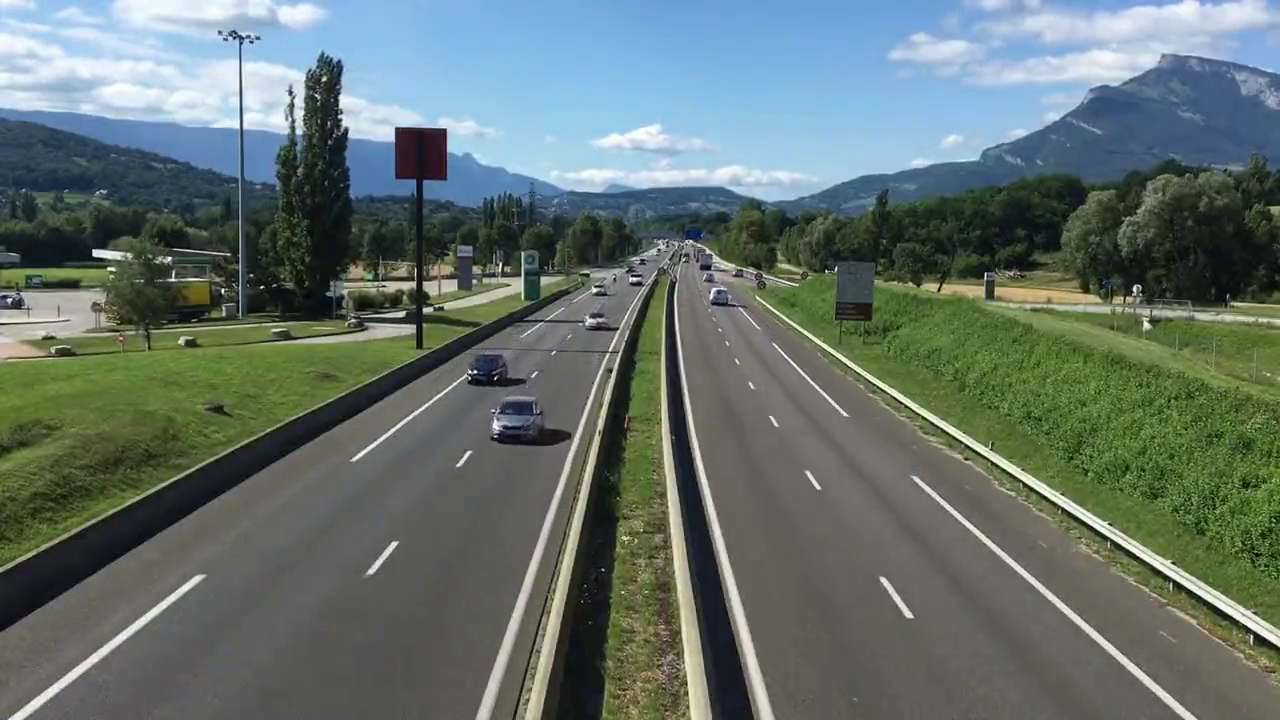
#> input picture frame 195 of Project/vehicle-tracking-project/data/4.mp4, 1280 x 720 px, given in place of randomball.avi, which was not available
$ python objTracking.py
#> lines starting #> are read from the running program, lines starting #| are printed output that depends on the picture; after the words box and inside, x2 and y2 are one past the last pixel; in counts of white or black regions, pixels touching at a corner belong together; pictures that were not available may be replaced by others from this repository, and a replacement may not be noted
#> in main, frame is the input picture: shape (720, 1280, 3); mean B, G, R 108.9, 113.9, 100.4
### Project/vehicle-tracking-project/Detector.py
'''
    File name         : detectors.py
    Description       : Object detector used for detecting the objects in a video /image
    Author            : Rahmad Sadli
    Date created      : 20/02/2020
    Python Version    : 3.7
'''

# Import python libraries
import numpy as np
import cv2


def detect(frame,debugMode):
    # Convert frame from BGR to GRAY
#> called with debugMode = 1
    gray = cv2.cvtColor(frame, cv2.COLOR_BGR2GRAY)
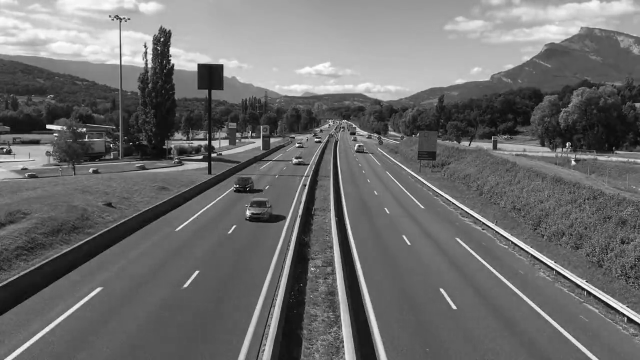
#> gray: shape (720, 1280) (shown at 1/2 size); min 0, max 255, mean 109.3

    if (debugMode):
        cv2.imshow('gray', gray)

    # Edge detection using Canny function
    img_edges = cv2.Canny(gray,  50, 190, 3)
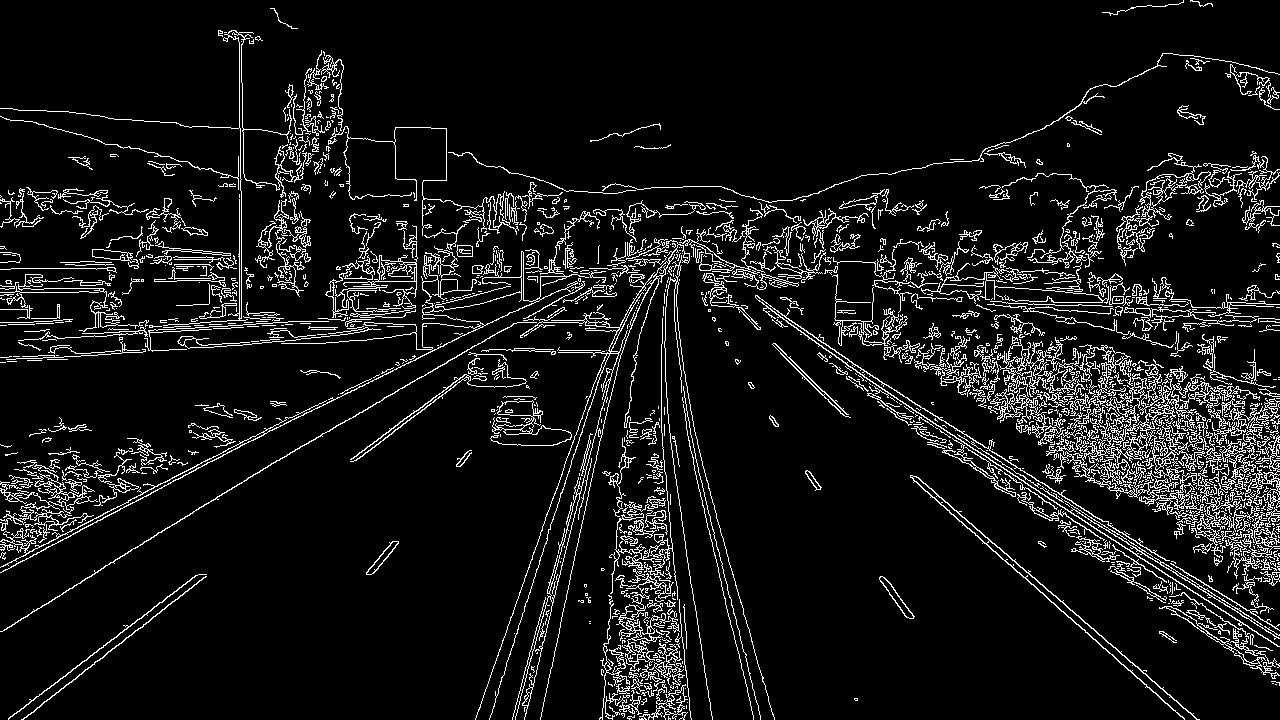
#> img_edges: shape (720, 1280); 8.5% white in thin lines or dots
    if (debugMode):
        cv2.imshow('img_edges', img_edges)

    # Convert to black and white image
    ret, img_thresh = cv2.threshold(img_edges, 254, 255,cv2.THRESH_BINARY)
    if (debugMode):
        cv2.imshow('img_thresh', img_thresh)

    # Find contours
    contours, _ = cv2.findContours(img_thresh, cv2.RETR_EXTERNAL, cv2.CHAIN_APPROX_SIMPLE)
#> contours = 1247 contours, 1041 with area under 20; largest, box (x1, y1, x2, y2) and area: (1046, 367, 1280, 566) 6914, (0, 211, 600, 573) 3506, (475, 238, 775, 720) 1348, (997, 336, 1085, 397) 1062, (1116, 153, 1211, 266) 1048

    # Set the accepted minimum & maximum radius of a detected object
    # min_radius_thresh= 3
    # max_radius_thresh= 30

    centers=[]
    for c in contours:
        # ref: https://docs.opencv.org/trunk/dd/d49/tutorial_py_contour_features.html
        #(x, y), radius = cv2.minEnclosingCircle(c)
        contour_area = cv2.contourArea(c)
        (x, y, w, h) = cv2.boundingRect(c)
        ct_area = contour_area / (h * w)
        #radius = int(radius)

        #Take only the valid circle(s)
        #if (radius > min_radius_thresh) and (radius < max_radius_thresh):
        if (ct_area < 0.01 or ct_area > 0.9) or (float(h) / w >= 1.8):
            continue
        centers.append(np.array([[x], [y], [w], [h]]))
#> this loop made 1247 passes
#> (contour_area, x, y, w, h, ct_area) on passes 1 to 3: (1.5, 668, 716, 3, 4, 0.125), (2, 627, 715, 8, 5, 0.05), (1, 621, 713, 4, 5, 0.05)
#> after the loop, centers = 755 items, first 6: [668, 716, 3, 4], [627, 715, 8, 5], [621, 713, 4, 5], [674, 711, 2, 2], [609, 706, 11, 10], [854, 698, 4, 3]
    #cv2.imshow('contours', img_thresh)
    return centers

### Project/vehicle-tracking-project/KalmanFilter.py
'''
    File name         : KalmanFilter.py
    Description       : KalmanFilter class used for object tracking
    Author            : Rahmad Sadli
    Date created      : 20/02/2020
    Python Version    : 3.7
'''

import numpy as np
import matplotlib.pyplot as plt

class KalmanFilter(object):
    def __init__(self, dt, u_x,u_y, std_acc, x_std_meas, y_std_meas):
        """
        :param dt: sampling time (time for 1 cycle)
        :param u_x: acceleration in x-direction
        :param u_y: acceleration in y-direction
        :param std_acc: process noise magnitude
        :param x_std_meas: standard deviation of the measurement in x-direction
        :param y_std_meas: standard deviation of the measurement in y-direction
        """

        # Define sampling time
        self.dt = dt

        # Define the  control input variables
        self.u = np.matrix([[u_x],[u_y]])

        # Intial State
        self.x = np.matrix([[0], [0], [0], [0]])

        # Define the State Transition Matrix A
        self.A = np.matrix([[1, 0, self.dt, 0],
                            [0, 1, 0, self.dt],
                            [0, 0, 1, 0],
                            [0, 0, 0, 1]])

        # Define the Control Input Matrix B
        self.B = np.matrix([[(self.dt**2)/2, 0],
                            [0,(self.dt**2)/2],
                            [self.dt,0],
                            [0,self.dt]])

        # Define Measurement Mapping Matrix
        self.H = np.matrix([[1, 0, 0, 0],
                            [0, 1, 0, 0]])

        #Initial Process Noise Covariance
        self.Q = np.matrix([[(self.dt**4)/4, 0, (self.dt**3)/2, 0],
                            [0, (self.dt**4)/4, 0, (self.dt**3)/2],
                            [(self.dt**3)/2, 0, self.dt**2, 0],
                            [0, (self.dt**3)/2, 0, self.dt**2]]) * std_acc**2

        #Initial Measurement Noise Covariance
        self.R = np.matrix([[x_std_meas**2,0],
                           [0, y_std_meas**2]])

        #Initial Covariance Matrix
        self.P = np.eye(self.A.shape[1])

    # [28 lines left out: function update, not called in this run]

### Project/vehicle-tracking-project/objTracking.py
'''
    File name         : objTracking.py
    Description       : Main file for object tracking
    Author            : Rahmad Sadli
    Date created      : 20/02/2020
    Python Version    : 3.7
'''

import cv2
from Detector import detect
from KalmanFilter import KalmanFilter

def main():

    # Create opencv video capture object
    VideoCap = cv2.VideoCapture('video/randomball.avi')#randomball.avi

    #Variable used to control the speed of reading the video
    ControlSpeedVar = 100  #Lowest: 1 - Highest:100

    HiSpeed = 100

    #Create KalmanFilter object KF
    #KalmanFilter(dt, u_x, u_y, std_acc, x_std_meas, y_std_meas)

    KF = KalmanFilter(0.1, 1, 1, 1, 0.1, 0.1)

    debugMode=1

    while(True):
        # Read frame
        ret, frame = VideoCap.read()
        if not ret:
            break

        # Detect object
        centers = detect(frame,debugMode)
        print(len(centers))
#| 755
        # If centroids are detected then track them
        if (len(centers) > 0):

            # Draw the detected circle
            #cv2.circle(frame, (int(centers[0][0]), int(centers[0][1])), 15, (0, 191, 255), 2)
            x = int(centers[0][0])
#> x = 668
            y = int(centers[0][1])
#> y = 716
            w = int(centers[0][2])
#> w = 3
            h = int(centers[0][3])
#> h = 4
            cv2.rectangle(frame, (x, y), (x+w,y+h), (0, 255, 0), 2)
#> frame: shape (720, 1280, 3); under 0.01% of pixels changed, all inside (x1, y1, x2, y2) = (667, 715, 673, 720)

            # Predict
#> (the run stopped early here; a loop or call above may not have finished)

$ run again, starting later in the video
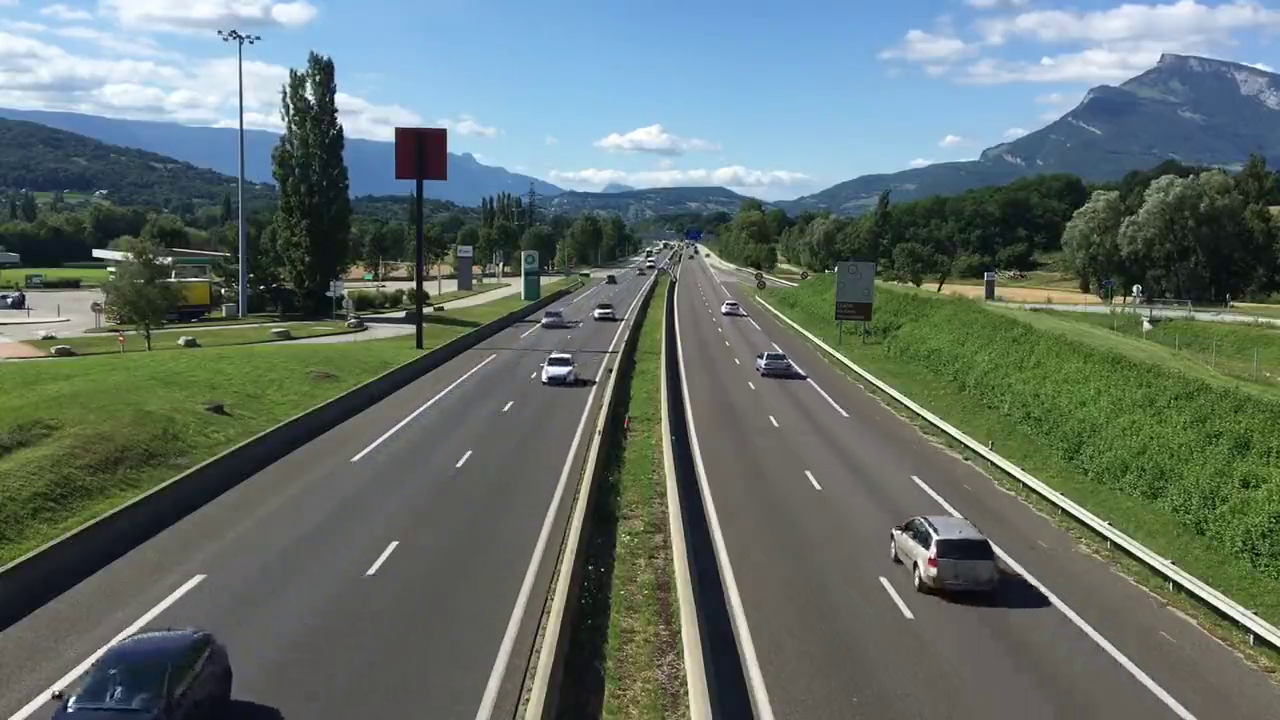
#> input picture frame 877 of Project/vehicle-tracking-project/data/4.mp4, 1280 x 720 px, given in place of randomball.avi, which was not available
#> in main, frame is the input picture: shape (720, 1280, 3); mean B, G, R 108.5, 113.2, 99.6
#> in detect, `gray = cv2.cvtColor(frame, cv2.COLOR_BGR2GRAY)`:
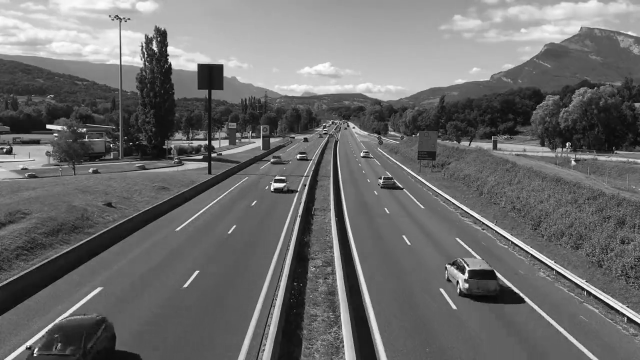
#> gray: shape (720, 1280) (shown at 1/2 size); min 0, max 255, mean 108.5
#> in detect, `img_edges = cv2.Canny(gray,  50, 190, 3)`:
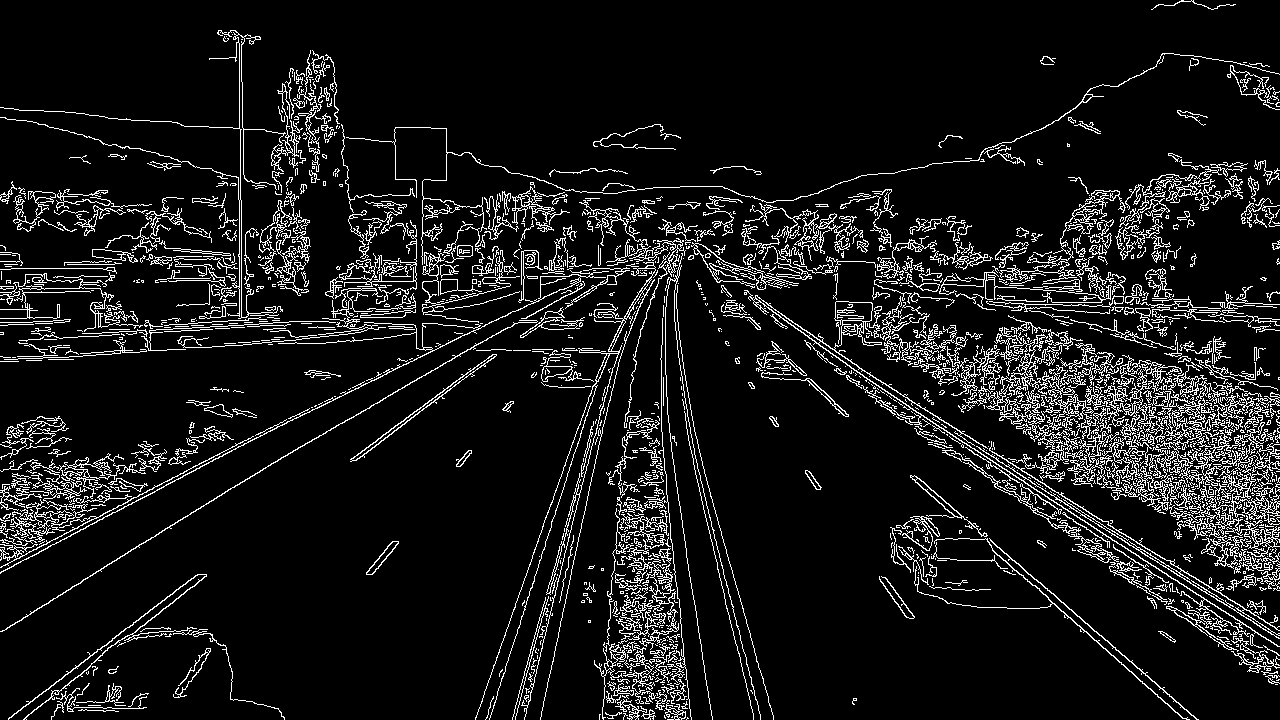
#> img_edges: shape (720, 1280); 9.4% white in thin lines or dots
#> contours = 1418 contours, 1159 with area under 20; largest, box (x1, y1, x2, y2) and area: (744, 290, 1280, 647) 2928, (0, 270, 609, 574) 1696, (1176, 422, 1280, 522) 1296, (1152, 394, 1248, 489) 1130, (1099, 369, 1169, 514) 1065
#> the loop in detect, `for c in contours:` made 1418 passes
#> (contour_area, x, y, w, h, ct_area) on passes 1, 3, 5: (0.5, 686, 717, 3, 3, 0.0556), (1, 664, 715, 2, 4, 0.125), (0.5, 623, 713, 5, 7, 0.0143)
#> after the loop in detect, `for c in contours:`: centers = 855 items, first 6: [686, 717, 3, 3], [671, 716, 2, 2], [623, 713, 5, 7], [605, 712, 17, 7], [641, 709, 15, 11], [78, 709, 41, 3]
#| 855
#> in main, `x = int(centers[0][0])`: x = 686
#> in main, `y = int(centers[0][1])`: y = 717
#> in main, `w = int(centers[0][2])`: w = 3
#> frame: shape (720, 1280, 3); under 0.01% of pixels changed, all inside (x1, y1, x2, y2) = (685, 716, 691, 720)

$ run again, starting later in the video
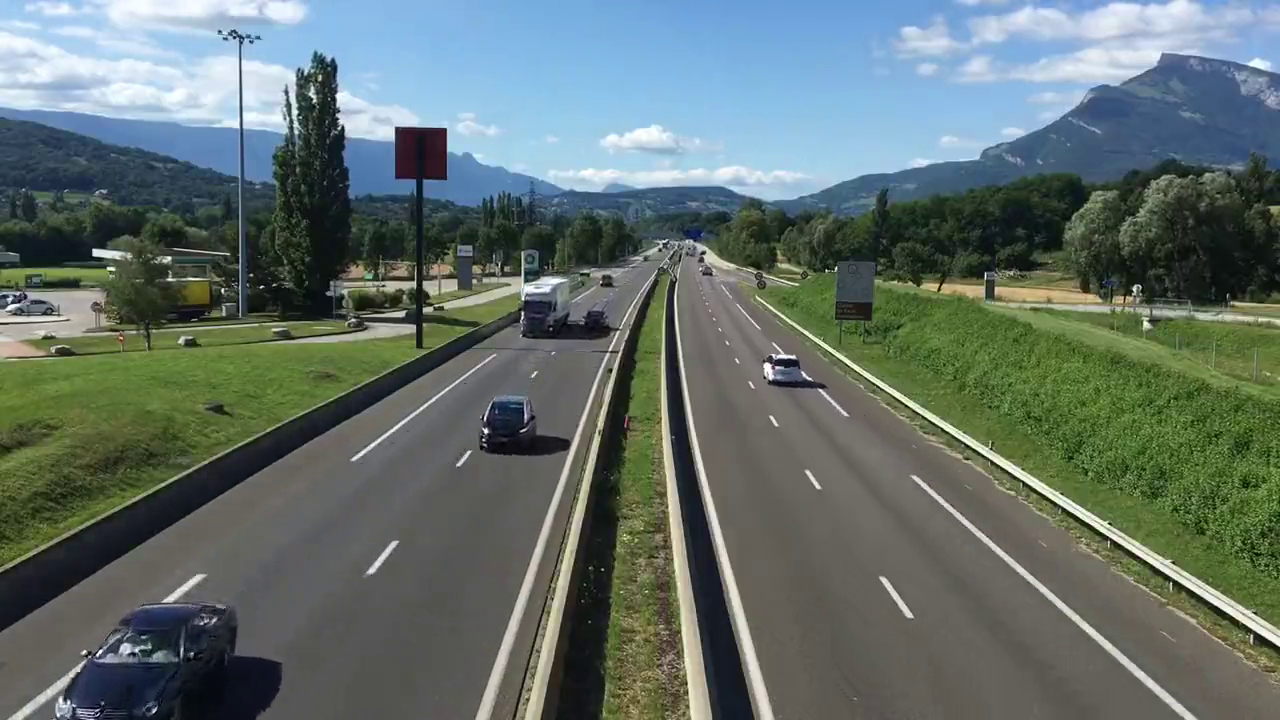
#> input picture frame 1560 of Project/vehicle-tracking-project/data/4.mp4, 1280 x 720 px, given in place of randomball.avi, which was not available
#> in main, frame is the input picture: shape (720, 1280, 3); mean B, G, R 107.5, 111.9, 98.3
#> in detect, `gray = cv2.cvtColor(frame, cv2.COLOR_BGR2GRAY)`:
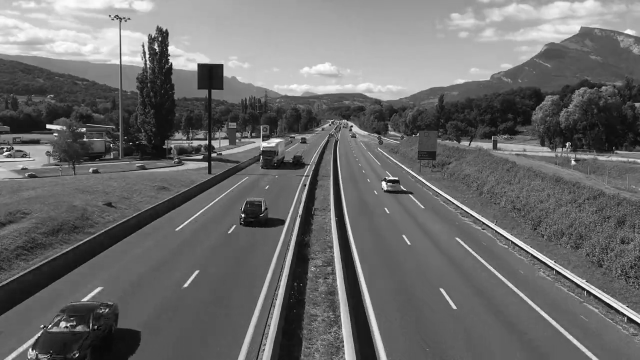
#> gray: shape (720, 1280) (shown at 1/2 size); min 0, max 255, mean 107.3
#> in detect, `img_edges = cv2.Canny(gray,  50, 190, 3)`:
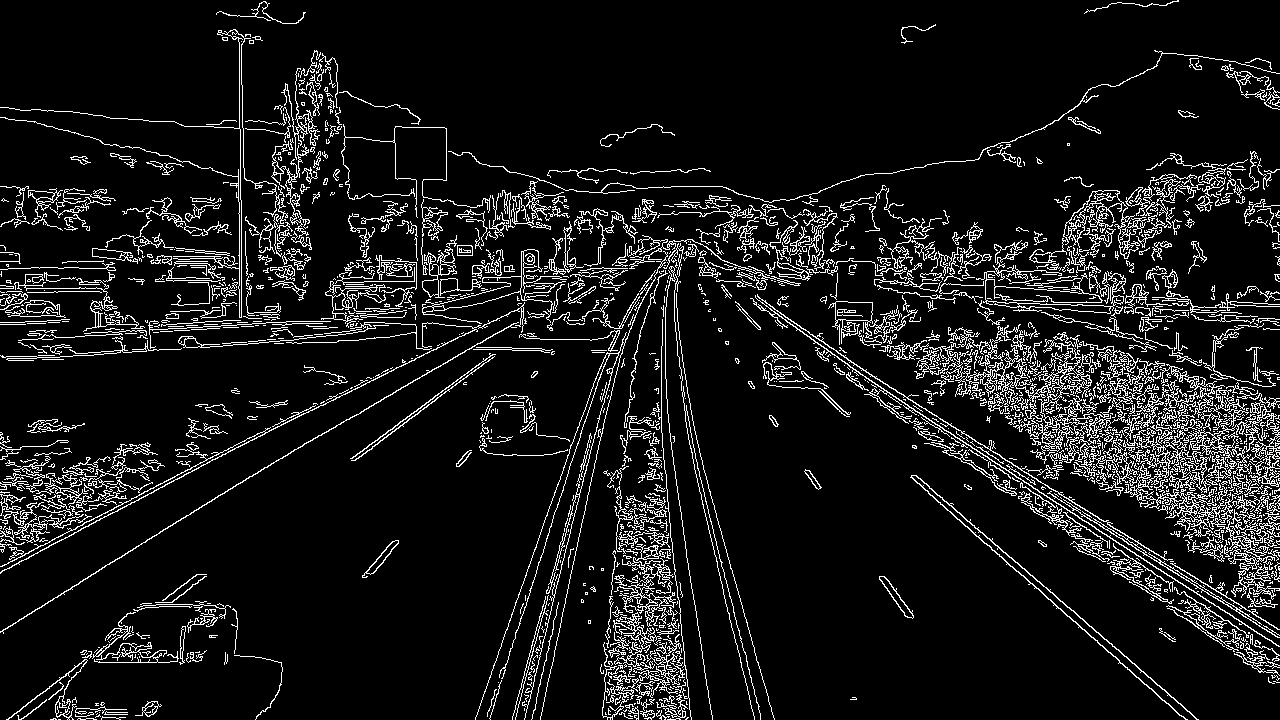
#> img_edges: shape (720, 1280); 9.3% white in thin lines or dots
#> contours = 1381 contours, 1124 with area under 20; largest, box (x1, y1, x2, y2) and area: (1081, 436, 1280, 570) 3150, (914, 337, 1154, 464) 3032, (1029, 190, 1147, 263) 1412, (1183, 404, 1280, 489) 1166, (422, 249, 567, 324) 1089
#> the loop in detect, `for c in contours:` made 1381 passes
#> (contour_area, x, y, w, h, ct_area) on passes 2, 3, 5: (2, 77, 718, 20, 2, 0.05), (2, 50, 718, 7, 2, 0.143), (0.5, 101, 716, 25, 4, 0.005)
#> after the loop in detect, `for c in contours:`: centers = 863 items, first 6: [77, 718, 20, 2], [50, 718, 7, 2], [685, 717, 4, 3], [628, 715, 5, 2], [95, 714, 6, 4], [619, 712, 14, 7]
#| 863
#> in main, `x = int(centers[0][0])`: x = 77
#> in main, `y = int(centers[0][1])`: y = 718
#> in main, `w = int(centers[0][2])`: w = 20
#> in main, `h = int(centers[0][3])`: h = 2
#> frame: shape (720, 1280, 3); 0.01% of pixels changed, all inside (x1, y1, x2, y2) = (76, 717, 99, 720)
